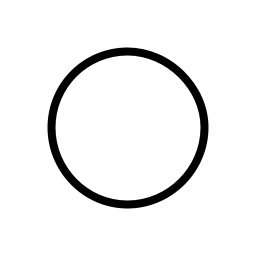
#> input picture Godot/game-jam/Assets/UI/crosshair2.png, 256 x 256 px
$ python invert.py crosshair2.png
#> lines starting #> are read from the running program, lines starting #| are printed output that depends on the picture
from PIL import Image
import sys

def black_to_white(input_path, output_path, threshold=10):
    """
    Replace black pixels with white while preserving transparency.

    threshold: tolerance for detecting black (0–255).
               Lower = stricter black detection.
    """
#> called with input_path = 'crosshair2.png', output_path = 'crosshair2.png', threshold = 10

    img = Image.open(input_path).convert("RGBA")
#> img is the input picture: PIL image 256x256 RGBA; mean R, G, B, A 63.6, 63.6, 63.6, 40.1
    pixels = img.load()

    width, height = img.size
#> width = 256; height = 256

    for y in range(height):
        for x in range(width):
            r, g, b, a = pixels[x, y]

            # Keep transparency unchanged
            if a == 0:
                continue

            # Detect near-black pixels
            if r <= threshold and g <= threshold and b <= threshold:
                pixels[x, y] = (255, 255, 255, a)

    img.save(output_path)
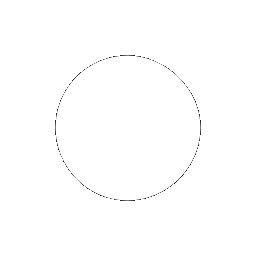
#> saved as crosshair2.png: PIL image 256x256 RGBA; mean R, G, B, A 79.1, 79.1, 79.1, 40.1; transparent parts drawn white
    print(f"Saved inverted image to: {output_path}")


if __name__ == "__main__":
    if len(sys.argv) != 2:
        print("Usage: python script.py input.png output.png")
    else:
        black_to_white(sys.argv[1], sys.argv[1])
